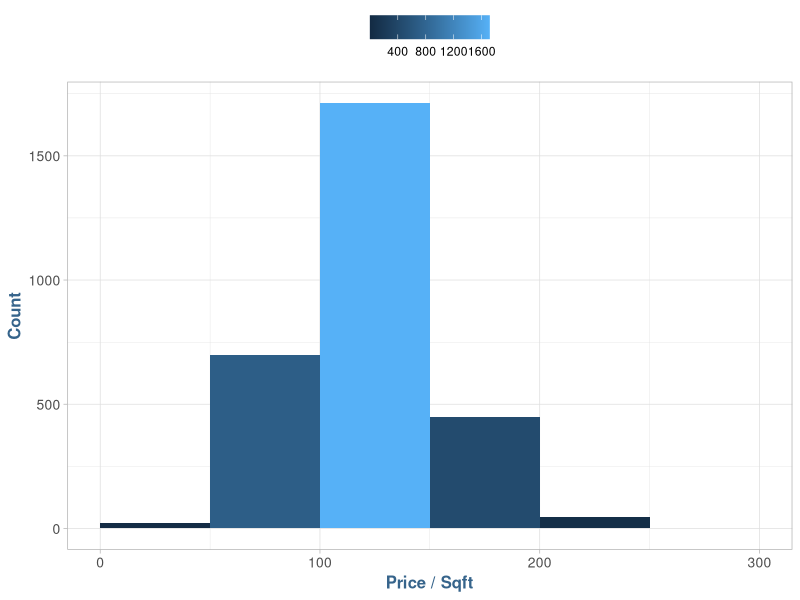
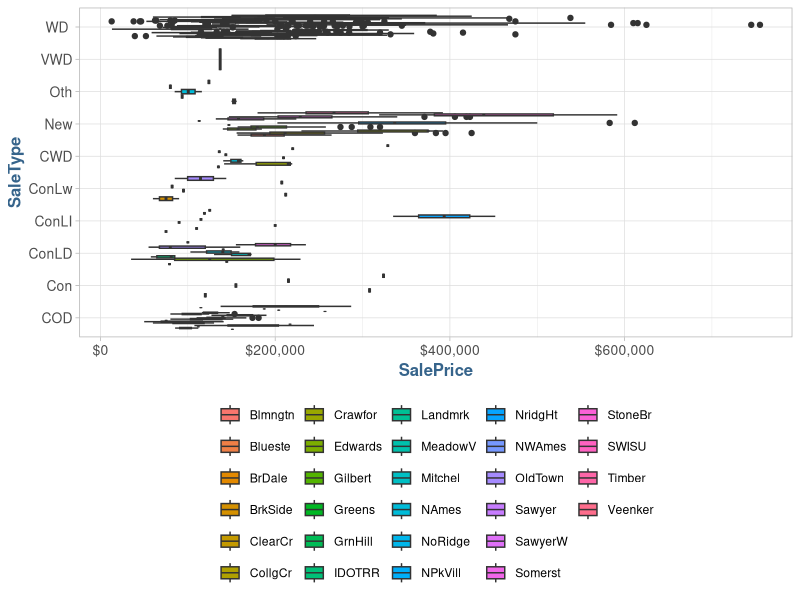
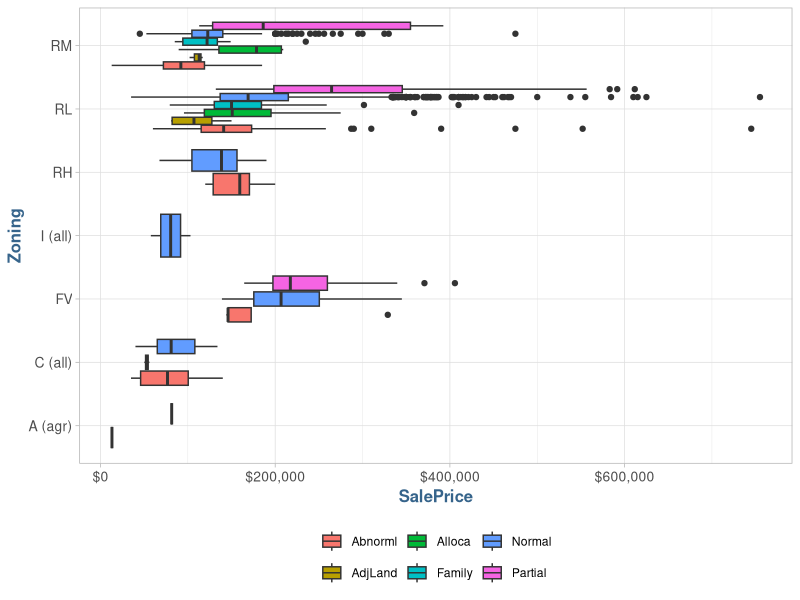
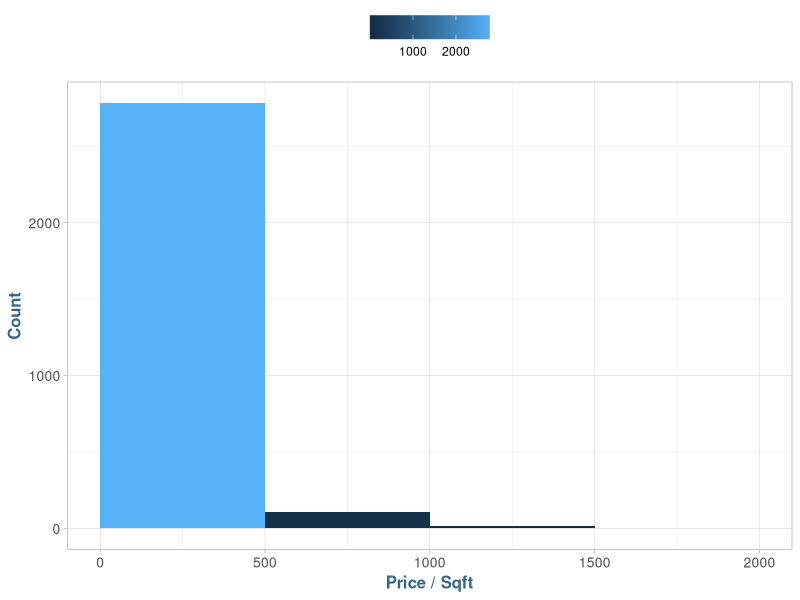
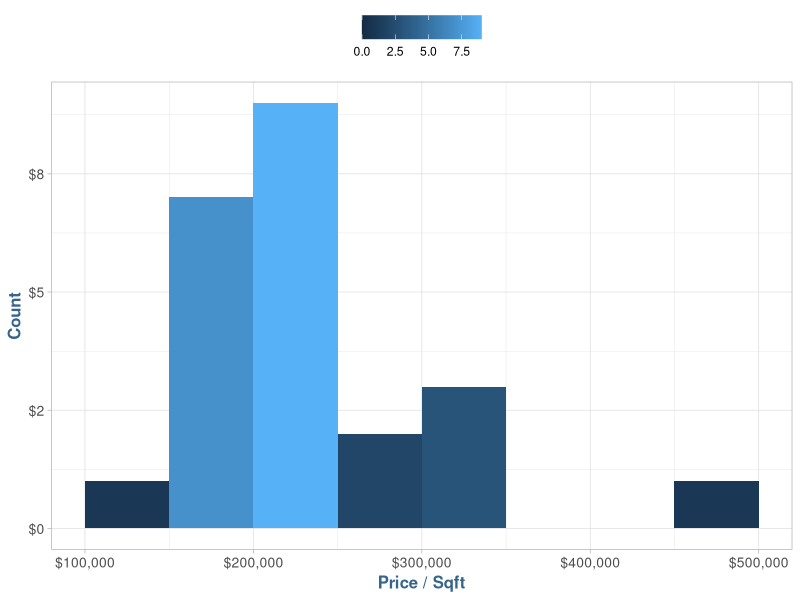
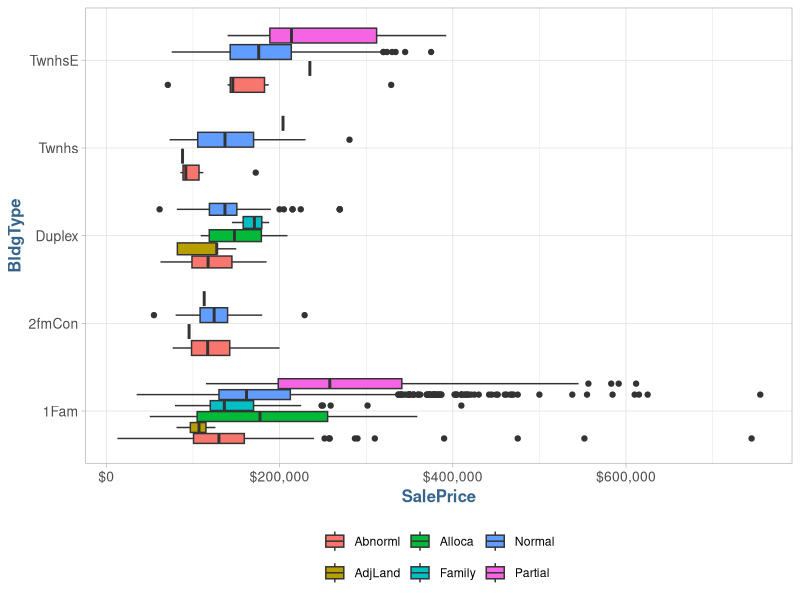
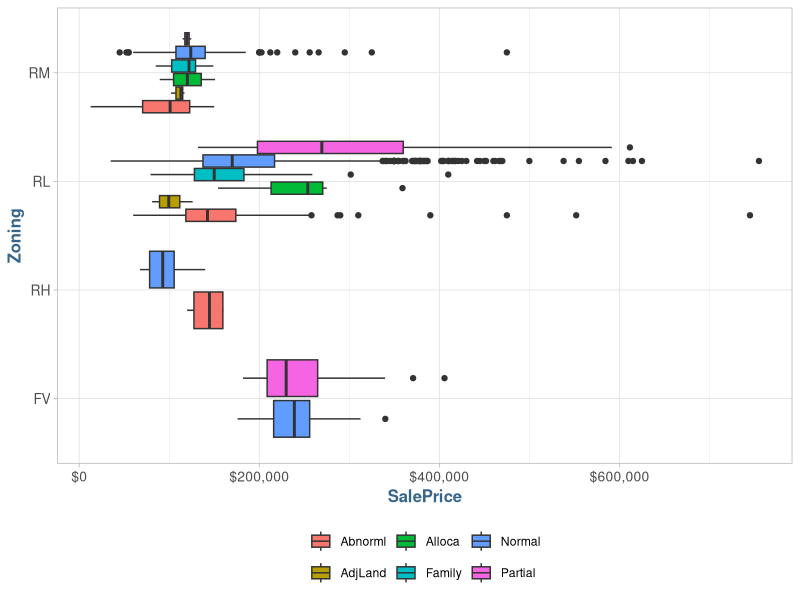
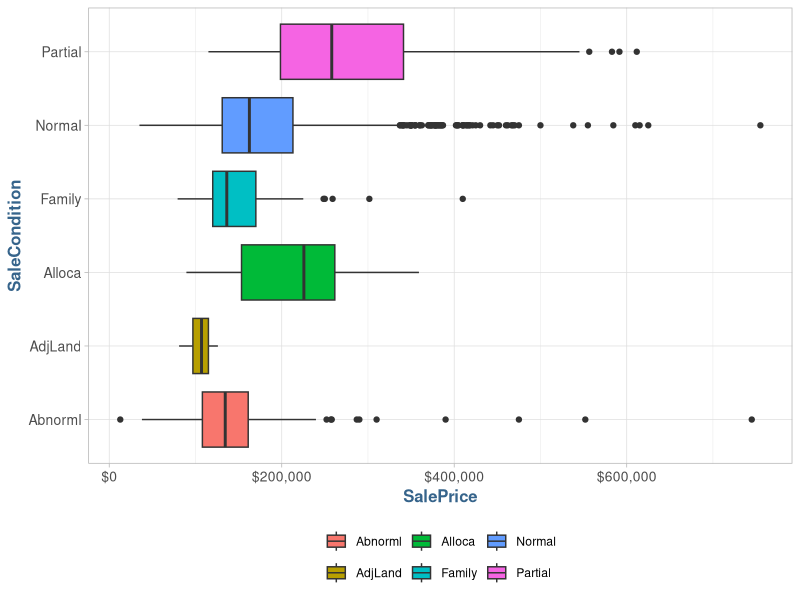

Reproduce these figures in R, in order. (Note: this script raises an error after producing the figures.)
library(data.table)
library(dplyr)
library(ggplot2)
library(ggrepel)
library(GGally)
library(ggthemes)
library(formattable)
library(scales)
library(reshape2)
library(skimr)
library(gridExtra)

#####################################################################
######################### Assignment 2 ##############################
#####################################################################

path.work <- "E:/GitHub/MSDS-RegressionAnalysis/data"
path.home <- "D:/Projects/MSDS-RegressionAnalysis/data"

if (file.exists(path.home)) {
  setwd(path.home)
} else {
  setwd(path.work)
}

theme_set(theme_light())

# Theme Overrides
theme_update(plot.title = element_text(hjust = 0.5),
             axis.text.x = element_text(size = 10),
             axis.text.y = element_text(size = 10),
             axis.title = element_text(face = "bold", size = 12, colour = "steelblue4"),
             legend.position = "top", legend.title = element_blank())

data.housing <- as.data.table(read.csv(file = "ames_housing_data.csv", head = TRUE, sep = ","))

# Utility Functions

getCorTable <- function(cols) {
  # selected features correlation matrix
  sale.cor <- cor(cols, use = "pairwise.complete.obs")[, "SalePrice"]
  sale.cor <- sort(sale.cor, decreasing = T)

  sale.cor <- sale.cor[-1] # remove SalePrice
  sale.cor <- sale.cor[-1] # remove LogSalePrice

  tbl.sale.cor <- melt(sale.cor)
  colnames(tbl.sale.cor) <- c("Correlation to Sale Price")

  formattable(tbl.sale.cor, align = c("l", "r"),
              list(`Indicator Name` = formatter("span", style = ~style(color = "grey", font.weight = "bold"))
  ))
}

g_legend <- function(a.gplot) {
  tmp <- ggplot_gtable(ggplot_build(a.gplot))
  leg <- which(sapply(tmp$grobs, function(x) x$name) == "guide-box")
  legend <- tmp$grobs[[leg]]
  return(legend)
}

# Basic Data Structure

ncol(data.housing)
head(data.housing)
names(data.housing)

# New Features

data.housing[, TotalFloorSF := FirstFlrSF + SecondFlrSF]
data.housing[, HouseAge := YrSold - YearBuilt]
data.housing[, QualityIndex := OverallQual * OverallCond]
data.housing[, logSalePrice := log(SalePrice)]
data.housing[, Price_Sqft := SalePrice / TotalFloorSF]
data.housing[, TotalBath := FullBath + HalfBath]

summary(data.housing)

# Data Survey

ggplot(data.housing) +
  geom_histogram(aes(data.housing$Price_Sqft, fill = ..count..), breaks = pretty(data.housing$Price_Sqft)) +
  labs(x = "Price / Sqft", y = "Count")

housing.numeric.col <- unlist(lapply(data.housing, is.numeric))
data.housing.numeric <- data.housing[, housing.numeric.col, with = F]

str(data.housing.numeric)

# getCorTable(data.housing.numeric)

skim(data.housing)

# Data Exploration

ggplot(data.housing) +
  geom_boxplot(aes(x = SaleType, y = SalePrice, fill = Neighborhood)) +
  coord_flip() +
  scale_y_continuous(labels = dollar_format(largest_with_cents = .2)) +
  theme(legend.position = "bottom")

ggplot(data.housing) +
  geom_boxplot(aes(x = Zoning, y = SalePrice, fill = SaleCondition)) +
  coord_flip() +
  scale_y_continuous(labels = dollar_format(largest_with_cents = .2)) +
  theme(legend.position = "bottom")

ggplot(data.housing) +
  geom_histogram(aes(data.housing$MasVnrArea, fill = ..count..), breaks = pretty(data.housing$MasVnrArea)) +
  labs(x = "Price / Sqft", y = "Count")

summary(data.housing$MasVnrArea)

missing.masvnr <- data.housing[is.na(data.housing$MasVnrArea)]

ggplot(missing.masvnr) +
  geom_histogram(aes(missing.masvnr$SalePrice, fill = ..count..), breaks = pretty(missing.masvnr$SalePrice)) +
  labs(x = "Price / Sqft", y = "Count") +
  scale_y_continuous(labels = dollar_format(largest_with_cents = .2)) +
  scale_x_continuous(labels = dollar_format(largest_with_cents = .2))


# Drop Conditions

data.cleaned <- data.housing
data.clean.stats <- data.table(Step = "Baseline", Records = nrow(data.cleaned))

ggplot(data.cleaned) +
  geom_boxplot(aes(x = BldgType, y = SalePrice, fill = SaleCondition)) +
  coord_flip() +
  scale_y_continuous(labels = dollar_format(largest_with_cents = .2)) +
  theme(legend.position = "bottom")

data.cleaned <- data.housing[BldgType == "1Fam"]
data.clean.stats <- rbind(data.clean.stats, data.table(Step = "BldgType", Records = nrow(data.cleaned)))

# Zoning

data.cleaned <- data.cleaned[!(Zoning %in% c("A (agr)", "I (all)", "C (all)"))]
data.clean.stats <- rbind(data.clean.stats, data.table(Step = "Zoning", Records = nrow(data.cleaned)))

unique(data.cleaned$Zoning)

ggplot(data.cleaned) +
  geom_boxplot(aes(x = Zoning, y = SalePrice, fill = SaleCondition)) +
  coord_flip() +
  scale_y_continuous(labels = dollar_format(largest_with_cents = .2)) +
  theme(legend.position = "bottom")

# Sale Condition

skim(data.cleaned)

ggplot(data.cleaned) +
  geom_boxplot(aes(x = SaleCondition, y = SalePrice, fill = SaleCondition)) +
  coord_flip() +
  scale_y_continuous(labels = dollar_format(largest_with_cents = .2)) +
  theme(legend.position = "bottom")

unique(data.cleaned$SaleCondition)

data.cleaned <- data.cleaned[!(SaleCondition %in% c("Abnorml"))]
data.clean.stats <- rbind(data.clean.stats, data.table(Step = "Sale Condition", Records = nrow(data.cleaned)))

ggplot(data.cleaned) +
  geom_boxplot(aes(x = LotShape, y = SalePrice, fill = SaleCondition)) +
  coord_flip() +
  scale_y_continuous(labels = dollar_format(largest_with_cents = .2)) +
  theme(legend.position = "bottom")

ggplot(data.cleaned) +
  geom_boxplot(aes(x = BsmtCond, y = SalePrice, fill = SaleCondition)) +
  coord_flip() +
  scale_y_continuous(labels = dollar_format(largest_with_cents = .2)) +
  theme(legend.position = "bottom")

ggplot(data.cleaned) +
  geom_boxplot(aes(x = HouseStyle, y = SalePrice, fill = SaleCondition)) +
  coord_flip() +
  scale_y_continuous(labels = dollar_format(largest_with_cents = .2)) +
  theme(legend.position = "bottom")

ggplot(data.cleaned) +
  geom_boxplot(aes(x = TotRmsAbvGrd, y = SalePrice, fill = SaleCondition)) +
  coord_flip() +
  scale_y_continuous(labels = dollar_format(largest_with_cents = .2)) +
  theme(legend.position = "bottom")

ggplot(data.cleaned) +
  geom_boxplot(aes(x = TotRmsAbvGrd, y = SalePrice, fill = SaleCondition)) +
  coord_flip() +
  scale_y_continuous(labels = dollar_format(largest_with_cents = .2)) +
  theme(legend.position = "bottom")

ggplot(data.cleaned) +
  geom_boxplot(aes(x = RoofStyle, y = SalePrice, fill = SaleCondition)) +
  coord_flip() +
  scale_y_continuous(labels = dollar_format(largest_with_cents = .2)) +
  theme(legend.position = "bottom")

ggplot(data.cleaned) +
  geom_boxplot(aes(x = CentralAir, y = SalePrice, fill = SaleCondition)) +
  coord_flip() +
  scale_y_continuous(labels = dollar_format(largest_with_cents = .2)) +
  theme(legend.position = "bottom")

# Sale Price (outliers)

summary(data.cleaned$SalePrice)

ggplot(data.cleaned, aes(SalePrice, fill = ..count..)) +
  geom_histogram(breaks = pretty(data.cleaned$SalePrice)) +
  labs(x = "SalePrice", y = "Count") +
  scale_x_continuous(labels = dollar_format(largest_with_cents = .2))

ggplot(data.cleaned, aes(y = SalePrice)) +
  geom_boxplot(outlier.colour = "red", fill = "#1C93D1", outlier.shape = 16,
             outlier.size = 2, notch = FALSE) +
             coord_flip() +
             labs(x = "", y = "Sale Price") +
             scale_y_continuous(labels = dollar_format(largest_with_cents = .2))

data.model <- data.cleaned[data.cleaned$SalePrice < 700000]

ggplot(data.model, aes(y = SalePrice)) +
  geom_boxplot(outlier.colour = "red", fill = "#1C93D1", outlier.shape = 16,
             outlier.size = 2, notch = FALSE) +
             coord_flip() +
             labs(x = "", y = "Sale Price") +
             scale_y_continuous(labels = dollar_format(largest_with_cents = .2))

# Drop Waterfall

data.clean.stats$Step <- factor(data.clean.stats$Step, levels = data.clean.stats$Step)
data.clean.stats$id <- seq_along(data.clean.stats$Records)

ggplot(data.clean.stats, aes(x = id, y = Records, fill = Step)) +
  geom_rect(aes(xmin = id - 0.45, xmax = id + .45, ymin = 0, ymax = Records)) +
  theme(legend.position = "bottom")

# Model Data

data.model <- subset(data.clean.stats, select = c(
# Response
    "SalePrice", "logSalePrice",

    # Quality
    "OverallQual", "QualityIndex",
    "Price_Sqft", "Neighborhood",

    # Size Related
    "TotalFloorSF", "TotalBsmtSF", "FirstFlrSF",
    "GrLivArea",

    # High Value Features
    "GarageCars", "GarageArea", "GarageYrBlt",
    "FullBath", "HalfBath",
    "MasVnrArea", "MasVnrType",
    "PoolArea", "Fireplaces",
    "KitchenQual", "BedroomAbvGr",
    "Heating", "Utilities",

    # Temporal
    "HouseAge", "YearRemodel", "YearBuilt",

    # Housing Lot
    "LotArea", "LotShape", "LotFrontage",

    # Housing Style
    "HouseStyle", "BldgType"))

str(data.model)

# Model Data Correlations

model.numeric.col <- unlist(lapply(data.model, is.numeric))
data.model.numeric <- data.model[, model.numeric.col, with = F]

str(data.model.numeric)

data.model.quality <- subset(data.housing, select = c(
    # Quality
    "OverallQual", "QualityIndex",
    "Price_Sqft",

    # Size Related
    "TotalFloorSF", "TotalBsmtSF", "FirstFlrSF",
    "GrLivArea",

    # High Value Features
    "GarageCars", "GarageArea", "GarageYrBlt",
    "FullBath", "HalfBath",
    "MasVnrArea",
    "Fireplaces", "KitchenQual",

    # Temporal
    "HouseAge", "YearRemodel", "YearBuilt",

    # Housing Lot
    "LotArea", "LotFrontage"))

summary(data.model.quality)

melt(colnames(data.model.quality))

data.model.quality %>% skim()
